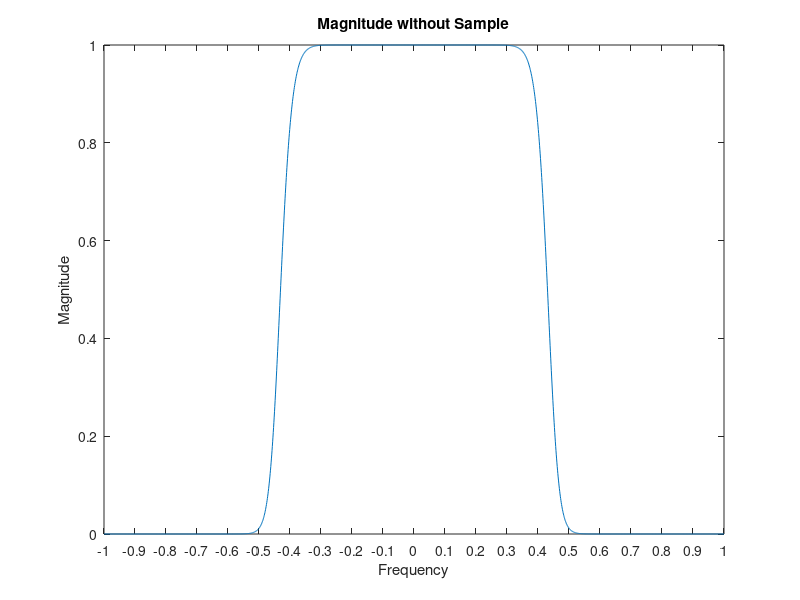
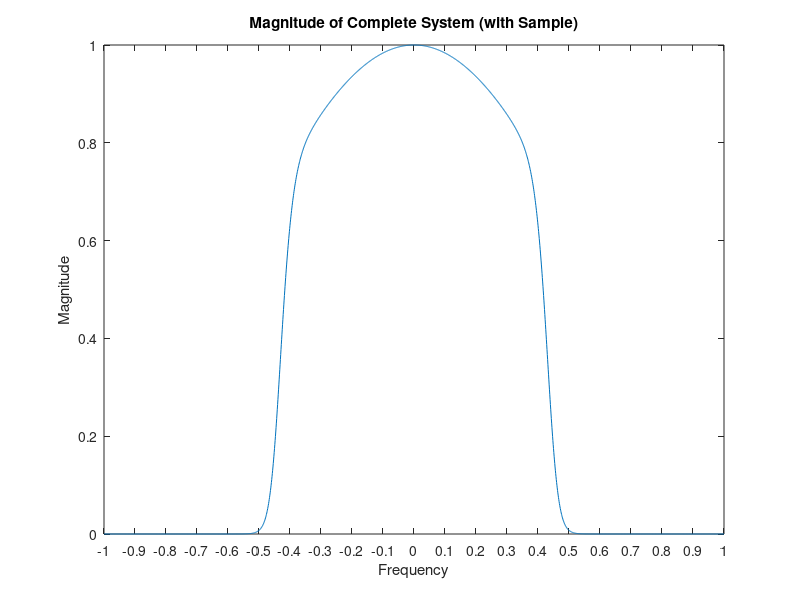

Recreate these plots in MATLAB, in order.
%5.3
%Setting Parameters
Ts = 1; % Secs
fc = 0.45; %Hertz
fs = 1/Ts; %Hertz
N = 20; %Sampling
f = -1:.001:1; % Frequency range

%Fourier transform
P = Ts * abs(sinc(f./fs));

%Butterworth
Hb = 1./(1+(f./fc).^N);

%Without Sample and Hold
Hb_without = (Hb.^2);

%Final Expression
Hb_with = (Hb.^2).*abs(sinc(f./fs));

%Plot without Sample and Hold 
plot(f,Hb_without)
title ('Magnitude without Sample')
xlabel('Frequency')
ylabel ('Magnitude')
xticks(-1:0.1:1);
figure

%Plot with Sample and Hold
plot(f,Hb_with)
title ('Magnitude of Complete System (with Sample)')
xlabel('Frequency')
ylabel ('Magnitude')
xticks(-1:0.1:1);
figure